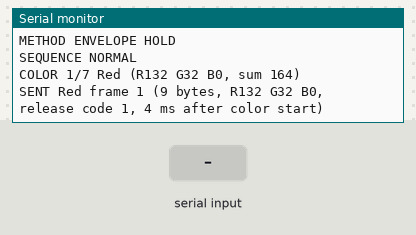
Simulated run of this sketch. Board: ESP32. Shown: the last lines printed to the serial monitor. The test bench sets the inputs (shaded band).

Above: at 2.2 s.
2.3 s: "2" received over Serial
At 2.55 s:
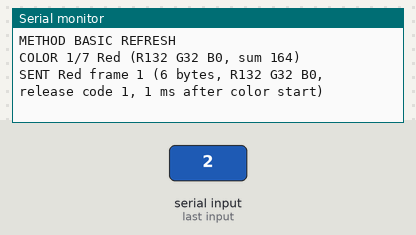
3.8 s: "0" received over Serial
At 5.0 s:
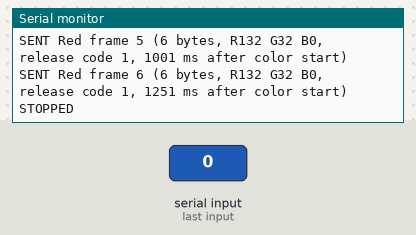
5.3 s: "P90\n" received over Serial
At 6.2 s:
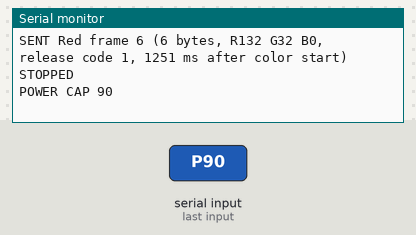
6.8 s: "D90\n" received over Serial
At 7.4 s:
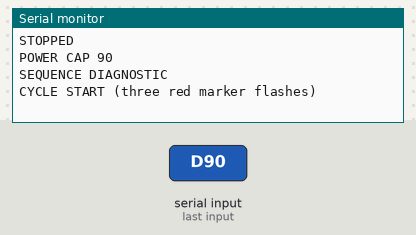
11.0 s: "1" received over Serial
At 14.7 s:
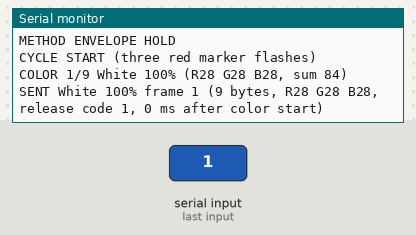
Timing chart, 0 to 15.0 s (numbered marks = the images above; inputs shaded):
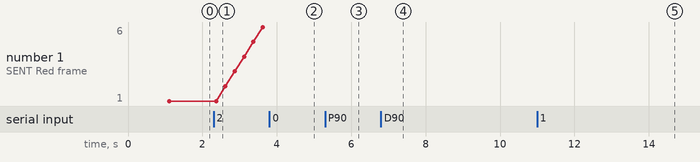

The sketch:

PixMobHoldColorTest.ino
```cpp
// PixMob hold-color test. Standalone bench sketch, separate from
// PixMobBeatController; the website's preset adapter does not talk to it.
//
// Why the other sketches flash: the 6-byte color command makes the wristband
// show a color briefly and fade by itself. This test uses the published 9-byte
// single-color command with an explicit envelope (attack 0 ms, sustain
// 2400 ms, release 32 ms) and sends it again every 2 seconds, before the
// sustain ends.
//
// Observations on the user's wristband (13 Nov 2026), in order:
//  1. Full preset values: Red, Green, Blue, Yellow held; Magenta and White
//     only flashed; Cyan held but looked green (no blue).
//  2. Stepped brightness with dark gaps: White 100 % collapsed toward red;
//     dimmer White and all Magenta/Cyan steps held.
//  3. Continuous cycle with red+green+blue limited to 380: everything held
//     except Green (132/244/0), which had held in the first run.
//  4. With the NORMAL values below every color lit, but the user's video
//     showed three lit parts per color: about 2.4 s lit, 1.6 s dark, and a
//     new color taking over at once. So the wristband ignores a command that
//     is identical to the one still showing, and accepts a different one.
// Since then, consecutive frames of one color differ slightly (see
// `variation`) so that each re-send is accepted before the sustain ends.
//  5. With that change (variation 3) the user saw continuous light.
//     (Line added after that upload; the binary is unchanged.)
// The heaviest loads fail first and the limit moved down as testing went on,
// which fits a weakening supply, but nothing here measures the cause. The
// NORMAL values below are the ones seen to hold, with Green reduced.
//
// Wiring is unchanged: KY-005 IR on GPIO32, 38 kHz. The microphone is unused.
#define DISABLE_CODE_FOR_RECEIVER

#include <Arduino.h>
#include <IRremote.hpp>
#include "PixMobFrame.h"

const uint8_t IR_PIN = 32;
const uint32_t ENVELOPE_RESEND_MS = 2000;  // shorter than the 2400 ms sustain
const uint32_t BASIC_RESEND_MS = 250;      // method 2 only

struct NamedColor {
  const char* name;
  uint8_t red, green, blue;
};

// Same hues as the existing presets. Red, Blue and Yellow keep the preset
// values; Cyan, Magenta and White are the reduced values that held in the
// capped continuous cycle; Green keeps its 132:244 ratio at about two thirds.
// Full preset values for reference: Green 132/244/0, Cyan 132/200/160,
// Magenta 240/100/160, White 204/204/204.
const NamedColor NORMAL[] = {
  {"Red", 132, 32, 0},      {"Green", 88, 164, 0},    {"Blue", 16, 12, 160},
  {"Yellow", 132, 124, 0},  {"Cyan", 100, 152, 120},  {"Magenta", 180, 76, 120},
  {"White", 124, 124, 124},
};

// Same hues at reduced channel values (multiples of 4, as the command carries
// six bits per channel).
const NamedColor DIAGNOSTIC[] = {
  {"White 100%", 204, 204, 204},  {"White 75%", 152, 152, 152},
  {"White 50%", 100, 100, 100},   {"White 25%", 52, 52, 52},
  {"Magenta 100%", 240, 100, 160}, {"Magenta 75%", 180, 76, 120},
  {"Magenta 50%", 120, 48, 80},
  {"Cyan 100%", 132, 200, 160},   {"Cyan 50%", 64, 100, 80},
};

enum Method { STOPPED, ENVELOPE_HOLD, BASIC_REFRESH };
enum Sequence { NORMAL_CYCLE, DIAGNOSTIC_CYCLE };

Method method = ENVELOPE_HOLD;
Sequence sequence = NORMAL_CYCLE;
uint16_t powerCap = 0;  // 0 = off; otherwise limit on red + green + blue
uint8_t colorIndex = 0;
uint32_t colorStart = 0;
uint32_t lastSend = 0;
uint16_t framesSent = 0;
bool readingCap = false;
uint32_t capDigits = 0;
// How every second frame of a color differs from the first, so the wristband
// does not drop it as a repeat: bit 0 = release 96 ms instead of 32 ms,
// bit 1 = strongest channel one six-bit step lower. 0 = identical frames.
uint8_t variation = 3;
bool readingVariation = false;
pixmob::Frame frame;

const NamedColor* colors() { return sequence == NORMAL_CYCLE ? NORMAL : DIAGNOSTIC; }
uint8_t colorCount() {
  return sequence == NORMAL_CYCLE ? sizeof(NORMAL) / sizeof(NORMAL[0])
                                  : sizeof(DIAGNOSTIC) / sizeof(DIAGNOSTIC[0]);
}
// Normal: lit for the whole 10 s. Diagnostic: lit about 8 s, then about 2 s
// dark, so each step is visibly separate from the next.
uint32_t stepMs() { return 10000; }
uint32_t litMs() { return sequence == NORMAL_CYCLE ? 10000 : 6500; }

void applied(const NamedColor& color, uint8_t& red, uint8_t& green, uint8_t& blue) {
  red = color.red; green = color.green; blue = color.blue;
  const uint16_t sum = uint16_t(red) + green + blue;
  if (powerCap && sum > powerCap) {
    red = uint8_t(uint32_t(red) * powerCap / sum) & 0xFC;
    green = uint8_t(uint32_t(green) * powerCap / sum) & 0xFC;
    blue = uint8_t(uint32_t(blue) * powerCap / sum) & 0xFC;
  }
}

// Three short red flashes mark the start of every diagnostic cycle.
void cycleMarker() {
  Serial.println("CYCLE START (three red marker flashes)");
  for (uint8_t i = 0; i < 3; ++i) {
    if (pixmob::singleColor(132, 32, 0, frame)) IrSender.sendRaw(frame.timings, frame.count, 38);
    delay(350);
  }
  delay(1500);
}

void startColor(uint8_t index) {
  colorIndex = index % colorCount();
  if (colorIndex == 0 && method != STOPPED && sequence == DIAGNOSTIC_CYCLE) cycleMarker();
  colorStart = millis();
  framesSent = 0;
  uint8_t red, green, blue;
  applied(colors()[colorIndex], red, green, blue);
  Serial.printf("COLOR %u/%u %s (R%u G%u B%u, sum %u)\n", colorIndex + 1, colorCount(),
                colors()[colorIndex].name, red, green, blue, uint16_t(red) + green + blue);
}

void sendCurrent() {
  uint8_t red, green, blue;
  applied(colors()[colorIndex], red, green, blue);
  uint8_t release = pixmob::TIME_32_MS;
  if (method == ENVELOPE_HOLD && (framesSent & 1)) {
    if (variation & 1) release = pixmob::TIME_96_MS;
    if (variation & 2) {
      uint8_t* strongest = &red;
      if (green > *strongest) strongest = &green;
      if (blue > *strongest) strongest = &blue;
      if (*strongest >= 4) *strongest -= 4;
    }
  }
  const bool built = method == ENVELOPE_HOLD
    ? pixmob::singleColorEnvelope(red, green, blue, pixmob::TIME_0_MS, pixmob::TIME_2400_MS,
                                  release, frame)
    : pixmob::singleColor(red, green, blue, frame);
  if (!built) {
    Serial.println("FRAME ERROR");
    method = STOPPED;
    return;
  }
  lastSend = millis();
  IrSender.sendRaw(frame.timings, frame.count, 38);
  ++framesSent;
  Serial.printf("SENT %s frame %u (%u bytes, R%u G%u B%u, release code %u, %lu ms after color start)\n",
                colors()[colorIndex].name, framesSent, frame.length, red, green, blue, release,
                (unsigned long)(lastSend - colorStart));
}

void printHelp() {
  Serial.println("C = Normal cycle: seven colors, 10 s each (default)");
  Serial.println("D = Diagnostic steps: White 100/75/50/25, Magenta 100/75/50, Cyan 100/50");
  Serial.println("P<n> = Limit red+green+blue to n (e.g. P300), P0 = no limit");
  Serial.println("V<n> = How alternate frames differ: 0 identical, 1 release, 2 channel, 3 both (default)");
  Serial.println("1 = Hold with 9-byte envelope frames, resent every 2 s (default)");
  Serial.println("2 = Refresh the 6-byte flash frame every 250 ms (comparison)");
  Serial.println("0 = Stop sending, N = Next step now");
}

void finishCap() {
  if (!readingCap) return;
  readingCap = false;
  powerCap = capDigits > 765 ? 765 : uint16_t(capDigits);
  Serial.printf("POWER CAP %u\n", powerCap);
  if (method != STOPPED) startColor(0);
}

void handleSerial() {
  while (Serial.available()) {
    char c = Serial.read();
    if (c >= 'a' && c <= 'z') c -= 32;
    if (readingVariation) {
      readingVariation = false;
      if (c >= '0' && c <= '3') {
        variation = c - '0';
        Serial.printf("VARIATION %u\n", variation);
        if (method != STOPPED) startColor(0);
        continue;
      }
    }
    if (readingCap && c >= '0' && c <= '9') {
      if (capDigits < 100000) capDigits = capDigits * 10 + (c - '0');
      continue;
    }
    finishCap();
    if (c == 'P') {
      readingCap = true;
      capDigits = 0;
    } else if (c == 'V') {
      readingVariation = true;
    } else if (c == '1' || c == '2') {
      method = c == '1' ? ENVELOPE_HOLD : BASIC_REFRESH;
      Serial.println(c == '1' ? "METHOD ENVELOPE HOLD" : "METHOD BASIC REFRESH");
      startColor(0);
    } else if (c == 'D' || c == 'C') {
      sequence = c == 'D' ? DIAGNOSTIC_CYCLE : NORMAL_CYCLE;
      if (method == STOPPED) method = ENVELOPE_HOLD;
      Serial.println(c == 'D' ? "SEQUENCE DIAGNOSTIC" : "SEQUENCE NORMAL");
      startColor(0);
    } else if (c == '0') {
      method = STOPPED;
      Serial.println("STOPPED");
    } else if (c == 'N' && method != STOPPED) {
      startColor(colorIndex + 1);
    }
  }
}

void setup() {
  Serial.begin(115200);
  delay(1000);
  IrSender.begin(IR_PIN);
  Serial.println("PIXMOB HOLD COLOR TEST READY (v4)");
  printHelp();
  Serial.println("METHOD ENVELOPE HOLD");
  Serial.println("SEQUENCE NORMAL");
  startColor(0);
}

void loop() {
  handleSerial();
  if (method == STOPPED) {
    delay(5);
    return;
  }
  const uint32_t elapsed = millis() - colorStart;
  if (elapsed >= stepMs()) {
    startColor(colorIndex + 1);
    return;
  }
  const uint32_t interval = method == ENVELOPE_HOLD ? ENVELOPE_RESEND_MS : BASIC_RESEND_MS;
  // No new frame once the lit part of the step is over; the last sustain then
  // runs out and leaves the dark gap of the diagnostic sequence.
  if (elapsed < litMs() && (framesSent == 0 || millis() - lastSend >= interval)) sendCurrent();
  delay(1);
}
```

PixMobFrame.h
```cpp
// PixMob IR frame builder for the published single-color commands.
// Portable C++ (no Arduino dependency) so it can be tested on the host.
// Source of the format: jamesw343/PixMob_IR docs/ir_protocol.md.
// This only builds display commands; it contains no EEPROM/config commands.
#pragma once
#include <stddef.h>
#include <stdint.h>

namespace pixmob {

const uint16_t SLOT_US = 700;

// 6-bit value -> 8-bit line code, from the published encoding table.
const uint8_t ENCODE[64] = {
  0x21, 0x32, 0x54, 0x65, 0xa9, 0x9a, 0x6d, 0x29,
  0x56, 0x92, 0xa1, 0xb4, 0xb2, 0x84, 0x66, 0x2a,
  0x4c, 0x6a, 0xa6, 0x95, 0x62, 0x51, 0x42, 0x24,
  0x35, 0x46, 0x8a, 0xac, 0x8c, 0x6c, 0x2c, 0x4a,
  0x59, 0x86, 0xa4, 0xa2, 0x91, 0x64, 0x55, 0x44,
  0x22, 0x31, 0xb1, 0x52, 0x85, 0x96, 0xa5, 0x69,
  0x5a, 0x2d, 0x4d, 0x89, 0x45, 0x34, 0x61, 0x25,
  0x36, 0xad, 0x94, 0xaa, 0x8d, 0x49, 0x99, 0x26,
};

// Envelope time codes (attack / sustain / release), milliseconds:
// 0 = 0, 1 = 32, 2 = 96, 3 = 192, 4 = 480, 5 = 960, 6 = 2400, 7 = 3840.
// Avoided on purpose: sustain 7 with a non-zero release (uses the wristband's
// global sustain time instead) and release 0 (documented as changing the
// background color with a sustain multiplier that is still under study).
const uint8_t TIME_0_MS = 0, TIME_32_MS = 1, TIME_96_MS = 2, TIME_192_MS = 3;
const uint8_t TIME_480_MS = 4, TIME_960_MS = 5, TIME_2400_MS = 6;

struct Frame {
  uint16_t timings[72];  // alternating mark/space microseconds, mark first
  uint8_t count;         // number of timings
  uint8_t bytes[9];      // encoded bytes including magic and checksum
  uint8_t length;        // 6 or 9
};

// values: the 6-bit command bytes from offset 2 (flags, then the body).
inline bool buildFrame(const uint8_t* values, uint8_t valueCount, Frame& frame) {
  if (valueCount != 4 && valueCount != 7) return false;
  frame.length = valueCount + 2;
  frame.bytes[0] = 0x80;
  uint16_t sum = 0;
  for (uint8_t i = 0; i < valueCount; ++i) {
    if (values[i] > 63) return false;
    frame.bytes[i + 2] = ENCODE[values[i]];
    sum += frame.bytes[i + 2];
  }
  frame.bytes[1] = ENCODE[(sum >> 2) & 0x3F];

  // Bits go out least-significant first. Leading zeros are skipped and
  // trailing zeros dropped; equal neighbours merge into one mark or space.
  frame.count = 0;
  bool started = false;
  uint8_t level = 1;
  uint16_t run = 0;
  for (uint8_t byteIndex = 0; byteIndex < frame.length; ++byteIndex) {
    for (uint8_t bit = 0; bit < 8; ++bit) {
      const uint8_t value = (frame.bytes[byteIndex] >> bit) & 1;
      if (!started) {
        if (!value) continue;
        started = true;
        level = 1;
        run = 1;
        continue;
      }
      if (value == level) {
        ++run;
      } else {
        if (frame.count >= sizeof(frame.timings) / sizeof(frame.timings[0])) return false;
        frame.timings[frame.count++] = run * SLOT_US;
        level = value;
        run = 1;
      }
    }
  }
  if (!started) return false;
  // A final run of zeros is silence; only a final mark is transmitted.
  if (level == 1) {
    if (frame.count >= sizeof(frame.timings) / sizeof(frame.timings[0])) return false;
    frame.timings[frame.count++] = run * SLOT_US;
  }
  return frame.count > 0 && (frame.count % 2) == 1;
}

// 6-byte "Display Single Color": the wristband shows the color briefly with
// its own fixed envelope. Channels use their upper six bits.
inline bool singleColor(uint8_t red, uint8_t green, uint8_t blue, Frame& frame) {
  const uint8_t values[4] = {0, uint8_t(green >> 2), uint8_t(red >> 2), uint8_t(blue >> 2)};
  return buildFrame(values, 4, frame);
}

// 9-byte "Display Single Color (Configurable Fields)": same color fields plus
// attack / sustain / release time codes; chance 100 %, no group restriction,
// no repeat.
inline bool singleColorEnvelope(uint8_t red, uint8_t green, uint8_t blue, uint8_t attack,
                                uint8_t sustain, uint8_t release, Frame& frame) {
  if (attack > 7 || sustain > 7 || release > 7) return false;
  const uint8_t values[7] = {0, uint8_t(green >> 2), uint8_t(red >> 2), uint8_t(blue >> 2),
                             uint8_t(attack << 3), uint8_t((release << 3) | sustain), 0};
  return buildFrame(values, 7, frame);
}

}  // namespace pixmob
```

Measured:
- after the input at 2.3 s, the serial monitor: prints a new line at once (image 1)
- after the input at 3.8 s, the serial monitor: prints a new line at once (image 2)
- after the input at 5.3 s, the serial monitor: prints a new line at once (image 3)
- after the input at 6.8 s, the serial monitor: prints a new line at once (image 4)
- after the input at 11.0 s, the serial monitor: prints a new line at once (image 5)
